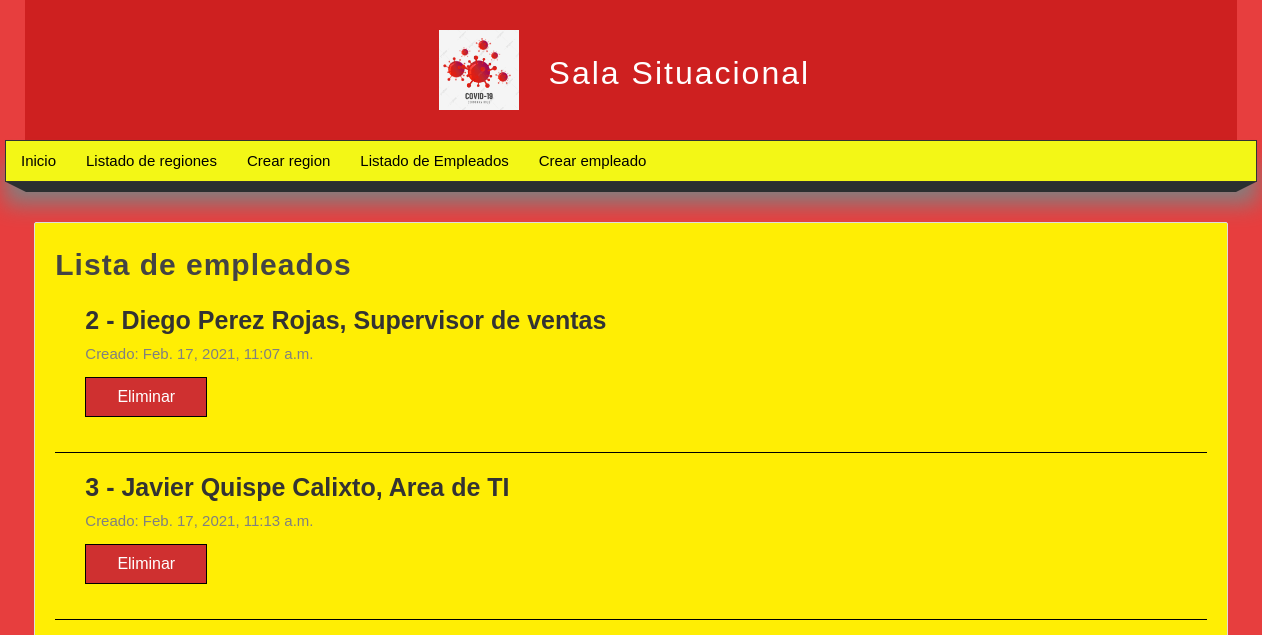
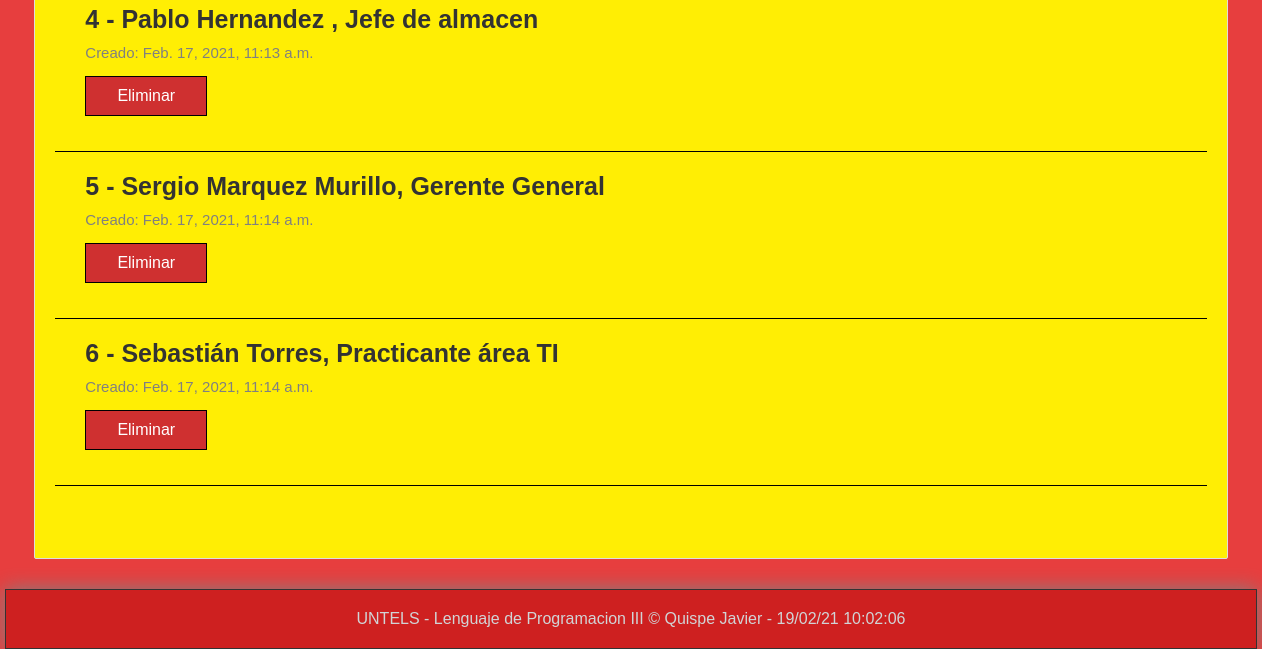
/listar_empleados, run on an earlier commit of the app's database (2 pictures, top to bottom).
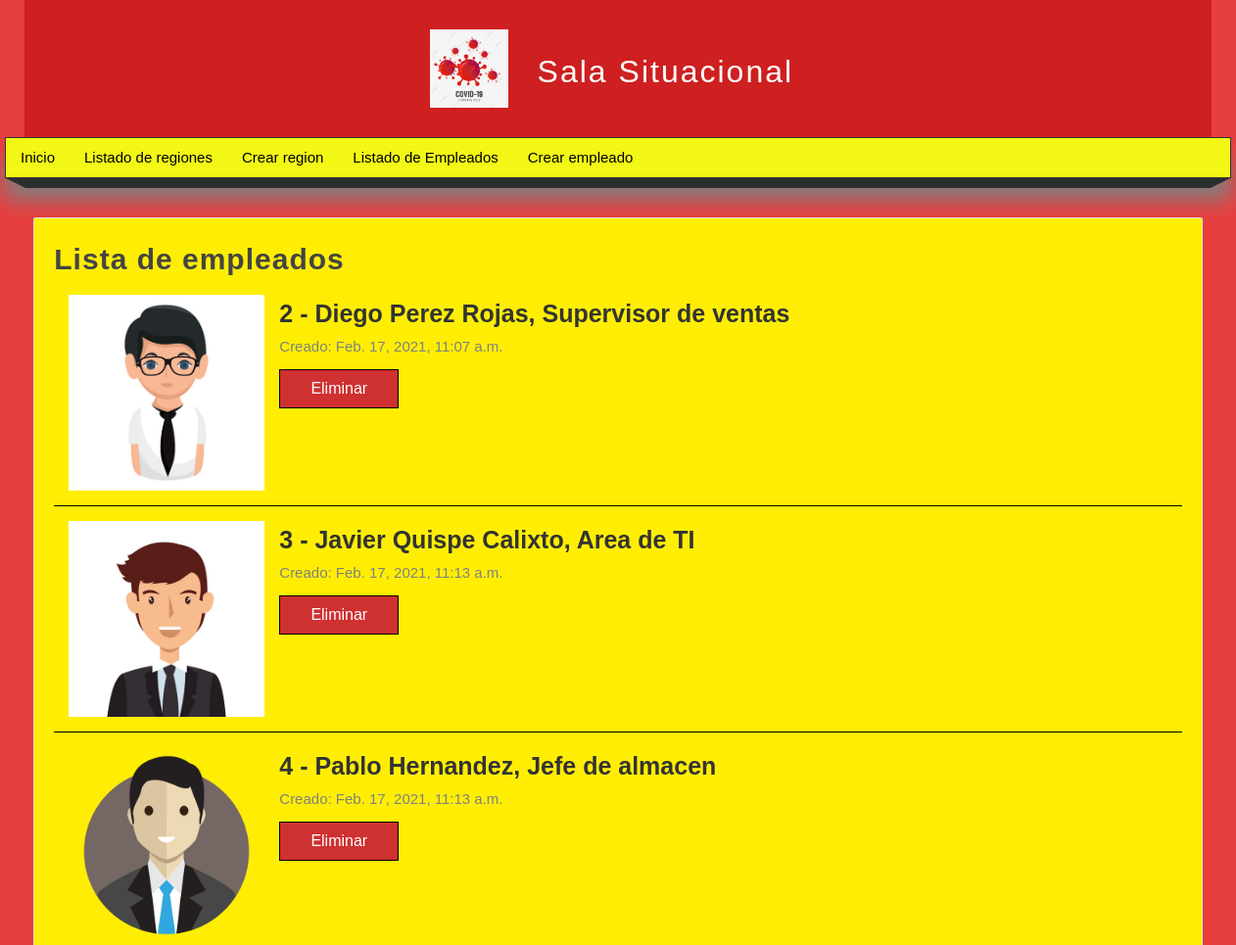
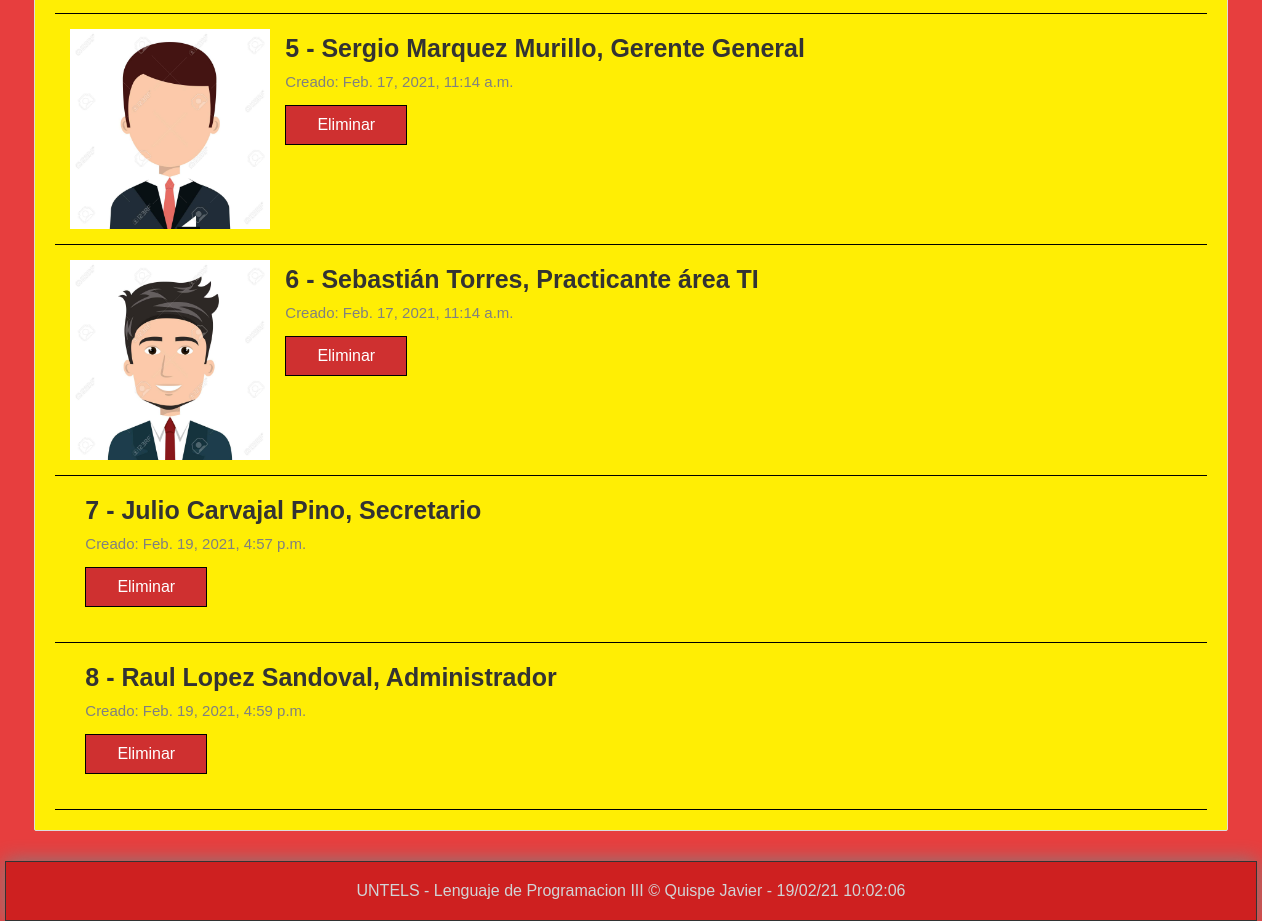
And on a later commit of the database (2 pictures, top to bottom).
### miapp/models.py (models this page shows, shortened)
class Employee(models.Model):
    fullname = models.CharField(max_length=100, verbose_name="Nombre completo")
    job = models.CharField(max_length=100, verbose_name="Trabajo")
    image = models.ImageField(default='null', verbose_name="Foto de perfil")
    state = models.BooleanField(verbose_name="Estado")
    creado = models.DateTimeField(auto_now_add=True)
    actualizado = models.DateTimeField(auto_now=True)
    class Meta:
        verbose_name = "Empleado"
        verbose_name_plural = "Empleados"
        ordering = ['id']

### miapp/views.py (the view)
# urls.py: path('listar_empleados', views.listar_empleados, name="listar_empleados"),
def listar_empleados(request):
    empleados = Employee.objects.all
    return render(request, 'listar_empleados.html',{
        'empleados' : empleados,
        'titulo' : 'Lista de empleados',
    })

### miapp/templates/listar_empleados.html (shortened to what this page needs)
{% extends 'layout.html' %}
{% block content %}
        <h1 class="title"> {{titulo}} </h1>
        {% for empleado in empleados %}
            <div class="empleado-item">
                {% if empleado.image != 'null' %}
                    <div class="image">
                        <img src="{{empleado.image.url}}"/>
                    </div>
                {% endif %}
                <div class="data">
                    <h2>
                        {{empleado.id}} - {{empleado.fullname}}, {{empleado.job}}
                    </h2>
                    <span class ="date">
                        Creado: {{empleado.creado}}
                    </span>
                    <p>
                        <a href="{% url 'eliminar_empleado' id=empleado.id %}" class="btn btn-delete">
                            Eliminar
                        </a>
                    </p>
                </div>
            </div>
         {% endfor %}
{% endblock content %}

### miapp/templates/layout.html (shortened to what this page needs)
<html lang="es">
    <head>
        {% load static %}
        <link rel="stylesheet" type="text/css" href="{% static 'css/style.css' %}" />
    </head>
    <body>
        <header>
            <div id="logotipo">
                <img src={% static 'images/covid.jpg' %}>
                <h1>
                    Sala Situacional
                </h1>
            </div>
        </header>
        <nav>
            <ul>
                <li>
                    <a href="{% url 'inicio' %}"> Inicio </a>
                </li>
               <li>
                    <a href="{% url 'listar_regiones' %}"> Listado de regiones </a>
                </li>
                <li>
                    <a href="{% url 'create_region' %}"> Crear region </a>
                </li>
                <li>
                    <a href="{% url 'listar_empleados' %}"> Listado de Empleados </a>
                </li>
                <li>
                    <a href="{% url 'create_empleado' %}"> Crear empleado </a>
                </li>
            </ul>
        </nav>
        <div class="barra">
            <span class="esquina-izquierda"></span>
            <span class="relleno-barra"></span>
            <span class="esquina-derecha"></span>
        </div>
        <div id="content">
            <div class="box">
                {% block content %}{% endblock content %}
            </div>
        </div>
        <footer>
            UNTELS - Lenguaje de Programacion III  &copy; Quispe Javier - {% now "d/m/y h:m:s" %}
        </footer>
    </body>
</html>

### miapp/static/css/style.css (style rules this page uses)
* { margin: 0px; padding: 0px; font-family: Arial, Helvetica, sans-serif; text-decoration: none; }
.box p, .box h2, .boxh3, .box ul { margin-bottom: 5px; margin-top: 5px; }
body { background-color: #e73e3e; }
header { width: 1212px; height: 140px; background-color: #ce2020; margin: 0 auto; }
#logotipo { width: 40%; height: 130px; margin: 0 auto; padding-top: 10px; }
#logotipo img { display: block; width: 80px; float: left; margin-top: 20px; margin-left: 50px; }
#logotipo h1 { display: block; float: left; margin-top: 45px; margin-left: 30px; letter-spacing: 2px; font-weight: lighter; color: #ffffff; }
nav { width: 1250px; height: 40px; margin: 0 auto; background-color: #f3f716; border: 1px solid #333333; box-shadow: 0px 22px 22px gray; font-size: 15px; }
nav ul { list-style: none; text-decoration: none; }
nav ul li { line-height: 40px; float: left; }
nav ul li a { display: block; padding-left: 15px; padding-right: 15px; color: #000000; }
.barra { width: 1250px; margin: 0 auto; }
.esquina-izquierda { display: block; border-left: 20px solid transparent; border-top: 10px solid #2B2F30; float: left; }
.esquina-derecha { display: block; border-right: 20px solid transparent; border-top: 10px solid #2B2F30; float: right; }
.relleno-barra { display: block; width: 1210px; height: 10px; background: #2b2f30; float: left; }
#content { width: 1212px; min-height: 930px; margin: 0 auto; margin-bottom: 30px; margin-top: 40px; }
.box { background: rgb(255, 238, 4); width: 95%; min-height: 930px; padding: 20px; border: 1px solid #ddd; border-radius: 2px; margin: 0 auto; }
.title { color: #444; letter-spacing: 1px; font-size: 30px; margin-top: 5px; margin-bottom: 4px; }
.empleado-item { margin-bottom: 0px; margin-top: 0px; padding: 15px; border-bottom: 1px solid black; clear: both; }
.empleado-item .image { width: 200px; height: 200px; float: left; overflow: hidden; }
.empleado-item .image img { height: 200px; }
.empleado-item .data { float: left; padding: 15px; padding-top: 0px; }
.empleado-item h2 { display: block; font-size: 25px; color: #333; margin-bottom: 10px; }
.empleado-item span.date { display: block; font-size: 15px; color: gray; margin-bottom: 10px; }
.btn { padding: 10px; background: rgb(207, 48, 48); color: white; border: 1px solid black; display: block; margin-top: 15px; width: 100px; text-align: center; }
footer { width: 1250px; background-color: #ce2020; border: 1px solid #333; color: #d1d4d6; text-align: center; margin: 0 auto; padding-top: 20px; padding-bottom: 20px; box-shadow: 0px 0px 20px gray; }

What changed in the data, as far as the page shows it:
changed Employee "Diego Perez Rojas": image "null" → "trab5.jpg" (drawn); image: picture added
changed Employee "Javier Quispe Calixto": image "null" → "trab4.jpg" (drawn); image: picture added
changed Employee "Pablo Hernandez": image "null" → "trab2.png" (drawn); image: picture added
changed Employee "Sergio Marquez Murillo": image "null" → "trab1.jpg" (drawn); image: picture added
changed Employee "Sebastián Torres": image "null" → "trab3.jpg" (drawn); image: picture added
added Employee: id "7", fullname "Julio Carvajal Pino", job "Secretario", creado "Feb. 19, 2021, 4:57 p.m."
added Employee: id "8", fullname "Raul Lopez Sandoval", job "Administrador", creado "Feb. 19, 2021, 4:59 p.m."
